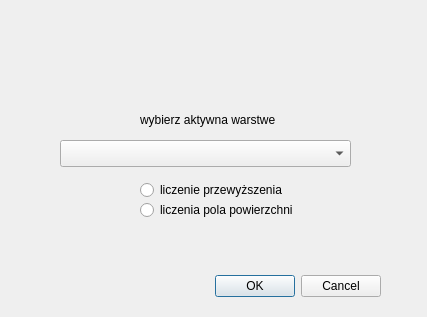
<?xml version="1.0" encoding="UTF-8"?>
<ui version="4.0">
 <class>wtyczka_projekt2DialogBase</class>
 <widget class="QDialog" name="wtyczka_projekt2DialogBase">
  <property name="geometry">
   <rect>
    <x>0</x>
    <y>0</y>
    <width>427</width>
    <height>317</height>
   </rect>
  </property>
  <property name="windowTitle">
   <string>wtyczka projekt 2</string>
  </property>
  <widget class="QDialogButtonBox" name="button_box">
   <property name="geometry">
    <rect>
     <x>40</x>
     <y>270</y>
     <width>341</width>
     <height>32</height>
    </rect>
   </property>
   <property name="orientation">
    <enum>Qt::Horizontal</enum>
   </property>
   <property name="standardButtons">
    <set>QDialogButtonBox::Cancel|QDialogButtonBox::Ok</set>
   </property>
  </widget>
  <widget class="QRadioButton" name="radioButton_przewyzszenia">
   <property name="geometry">
    <rect>
     <x>140</x>
     <y>180</y>
     <width>301</width>
     <height>20</height>
    </rect>
   </property>
   <property name="text">
    <string>liczenie przewyższenia</string>
   </property>
  </widget>
  <widget class="QRadioButton" name="radioButton_pole">
   <property name="geometry">
    <rect>
     <x>140</x>
     <y>200</y>
     <width>281</width>
     <height>20</height>
    </rect>
   </property>
   <property name="text">
    <string>liczenia pola powierzchni</string>
   </property>
  </widget>
  <widget class="QLabel" name="label">
   <property name="geometry">
    <rect>
     <x>140</x>
     <y>110</y>
     <width>331</width>
     <height>20</height>
    </rect>
   </property>
   <property name="text">
    <string>wybierz aktywna warstwe</string>
   </property>
  </widget>
  <widget class="QgsMapLayerComboBox" name="mMapLayerComboBox">
   <property name="geometry">
    <rect>
     <x>60</x>
     <y>140</y>
     <width>291</width>
     <height>27</height>
    </rect>
   </property>
  </widget>
 </widget>
 <customwidgets>
  <customwidget>
   <class>QgsMapLayerComboBox</class>
   <extends>QComboBox</extends>
   <header>qgsmaplayercombobox.h</header>
  </customwidget>
 </customwidgets>
 <resources/>
 <connections>
  <connection>
   <sender>button_box</sender>
   <signal>accepted()</signal>
   <receiver>wtyczka_projekt2DialogBase</receiver>
   <slot>accept()</slot>
   <hints>
    <hint type="sourcelabel">
     <x>20</x>
     <y>20</y>
    </hint>
    <hint type="destinationlabel">
     <x>20</x>
     <y>20</y>
    </hint>
   </hints>
  </connection>
  <connection>
   <sender>button_box</sender>
   <signal>rejected()</signal>
   <receiver>wtyczka_projekt2DialogBase</receiver>
   <slot>reject()</slot>
   <hints>
    <hint type="sourcelabel">
     <x>20</x>
     <y>20</y>
    </hint>
    <hint type="destinationlabel">
     <x>20</x>
     <y>20</y>
    </hint>
   </hints>
  </connection>
 </connections>
</ui>
